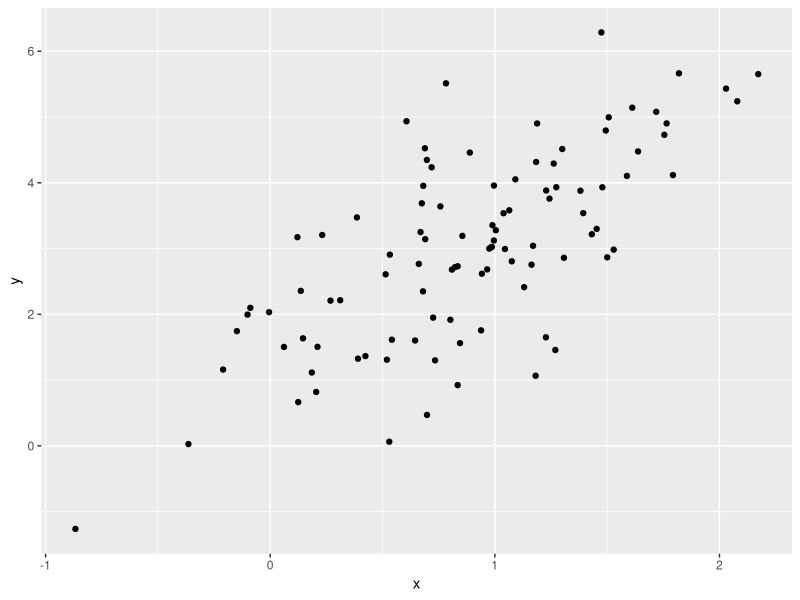
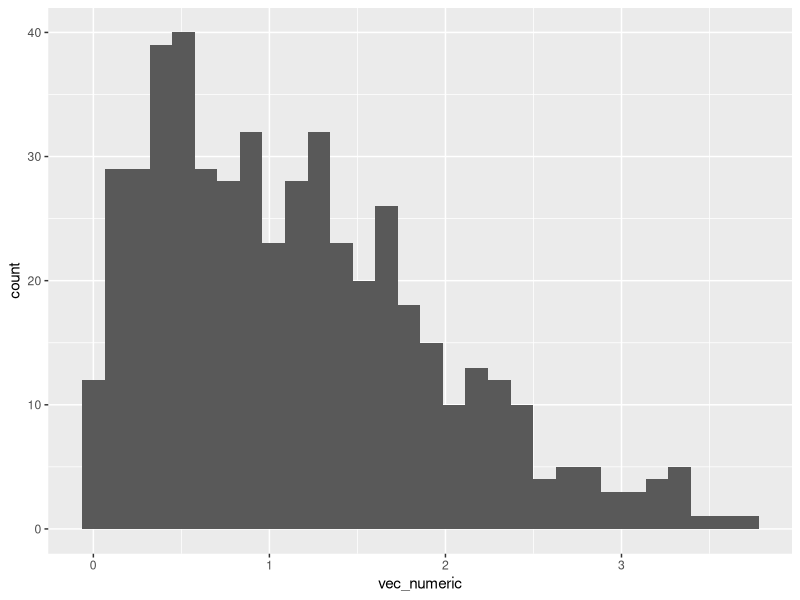

Reproduce these figures in R, in order.
## ---- chunk 1
library(tidyverse)
## ---- chunk 2
library(tidyverse)
## ---- chunk 3
samp = rnorm(100)
length(samp)
## ---- chunk 4
mean(samp)
sd(samp)
## ---- chunk 5
example_df = 
  tibble(
    vec_numeric = 1:4,
    vec_char = c("my", "name", "is", "chels"),
    vec_factor = factor(c("male", "male", "female", "female"))
  )
## ---- chunk 6
new_df = 
  tibble(
    x = rnorm(100),
    y = 1+2 * x + rnorm(100)
  )
## ---- chunk 7
plot_df = 
  tibble(
     x = rnorm(100, mean = 1, sd = .5),
    y = 1 + 2 * x + rnorm(100)
  )

ggplot(plot_df, aes(x=x, y=y,)) + geom_point()
## ---- chunk 8
learning_df = 
  tibble(
    x = rnorm(500, mean =1),
    vec_log = x > 0,
    vec_numeric = abs(x)
  )

ggplot(learning_df, aes(x=vec_numeric)) + geom_histogram()

